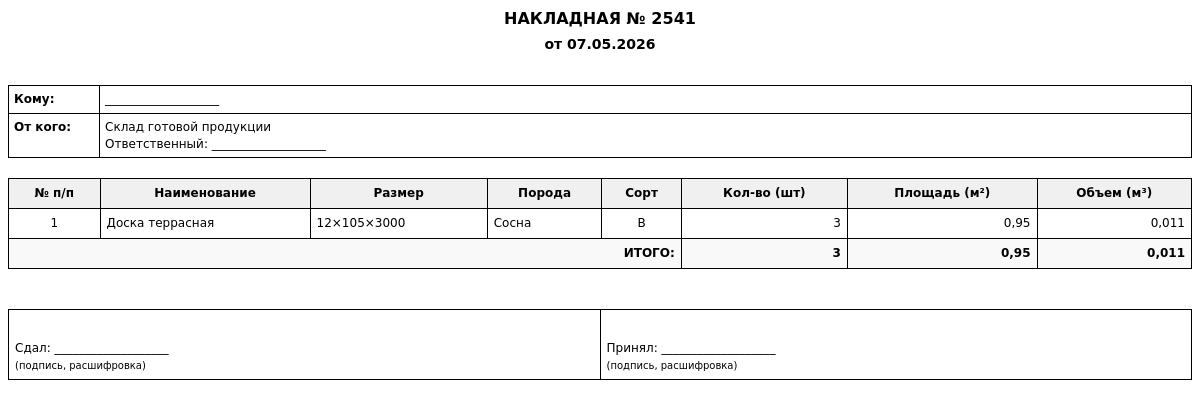
Page /documents/11/print/ on the earlier database version.
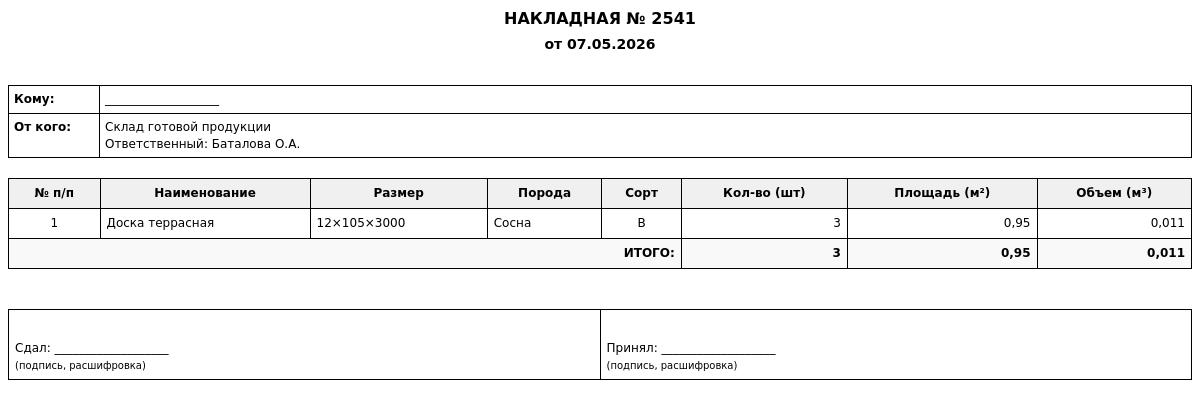
Same page on the later database version.
### lumber_track/models.py (models this page shows, shortened)
class StorageLocation(models.Model):
    name = models.CharField(max_length=100, unique=True, verbose_name="Название")
    responsible_person = models.CharField(
        max_length=100,
        blank=True,
        verbose_name="Ответственный (ФИО)"
    )
    created_at = models.DateTimeField(auto_now_add=True, verbose_name="Дата создания")
    class Meta:
        verbose_name = "Место хранения"
        verbose_name_plural = "Места хранения"
        ordering = ['name']

### lumber_track/views.py (the view)
# urls.py: path('documents/<int:pk>/print/', views.document_print, name='document_print'),
def document_print(request, pk):
    doc = get_object_or_404(Document, pk=pk)
    items = doc.items.all().select_related('product_name', 'species', 'grade', 'lumber_dim', 'unit_dim')
    doc_type_name = dict(Document.DOCUMENT_TYPES).get(doc.doc_type, 'Документ')
    if doc.doc_type == 2:  # Приход
        to_whom = f"{doc.location.name if doc.location else 'Склад готовой продукции'}"
        responsible = doc.location.responsible_person if doc.location and doc.location.responsible_person else '___________________'
        to_whom_full = f"{to_whom}\nОтветственный: {responsible}"
        from_whom = "ЦСИ\nМаркелов Д.С."
    else:  # Расход (перемещение)
        to_whom = "Магазин\n___________________"
        if doc.to_location:
            responsible = doc.to_location.responsible_person if doc.to_location.responsible_person else '___________________'
            to_whom_full = f"{doc.to_location.name}\nОтветственный: {responsible}"
        else:
            to_whom_full = "___________________"
        from_whom = f"{doc.location.name if doc.location else 'Склад готовой продукции'}\nОтветственный: {doc.location.responsible_person if doc.location and doc.location.responsible_person else '___________________'}"
    table_data = []
    for idx, item in enumerate(items, 1):
        if item.lumber_dim:
            dimension = f"{item.lumber_dim.thickness}×{item.lumber_dim.width}×{item.lumber_dim.length}"
            area = item.lumber_dim.area_m2 * item.quantity
            volume = item.lumber_dim.volume_m3 * item.quantity
        elif item.unit_dim:
            dimension = f"{item.unit_dim.length}×{item.unit_dim.width}×{item.unit_dim.height}"
            area = 0
            volume = 0
        else:
            dimension = "—"
            area = 0
            volume = 0
        table_data.append({
            'num': idx,
            'product_name': item.product_name.name,
            'dimension': dimension,
            'species': item.species.name,
            'grade': item.grade.code,
            'quantity': item.quantity,
            'area': area,
            'volume': volume,
        })
    total_quantity = sum(item['quantity'] for item in table_data)
    total_volume = sum(item['volume'] for item in table_data)
    total_area = sum(item['area'] for item in table_data)
    context = {
        'doc': doc,
        'doc_type_name': doc_type_name,
        'items': table_data,
        'total_quantity': total_quantity,
        'total_volume': total_volume,
        'total_area': total_area,
        'to_whom': to_whom_full,
        'from_whom': from_whom,
    }
    return render(request, 'lumber_track/document_print.html', context)

### lumber_track/models.py (called while the page is built)
    @property
    def volume_m3(self):
        return (self.thickness * self.width * self.length) / 1_000_000_000

    @property
    def area_m2(self):
        return (self.width * self.length) / 1_000_000

### lumber_track/templates/lumber_track/document_print.html (shortened to what this page needs)
<!DOCTYPE html>
<html lang="ru">
<head>
</head>
<body>
    <div class="header">
        <h1>НАКЛАДНАЯ № {{ doc.doc_number }}</h1>
        <h2>от {{ doc.doc_date|date:"d.m.Y" }}</h2>
    </div>
    <table class="info">
        <tr>
            <td class="label">Кому:</td>
            <td>{{ to_whom|linebreaksbr }}</td>
        </tr>
        <tr>
            <td class="label">От кого:</td>
            <td>{{ from_whom|linebreaksbr }}</td>
        </tr>
    </table>
    <table>
        <thead>
            <tr>
                <th class="text-center">№ п/п</th>
                <th>Наименование</th>
                <th>Размер</th>
                <th>Порода</th>
                <th>Сорт</th>
                <th class="text-end">Кол-во (шт)</th>
                <th class="text-end">Площадь (м²)</th>
                <th class="text-end">Объем (м³)</th>
            </tr>
        </thead>
        <tbody>
            {% for item in items %}
            <tr>
                <td class="text-center">{{ item.num }}</td>
                <td>{{ item.product_name }}</td>
                <td>{{ item.dimension }}</td>
                <td>{{ item.species }}</td>
                <td class="text-center">{{ item.grade }}</td>
                <td class="text-end">{{ item.quantity }}</td>
                <td class="text-end">{{ item.area|floatformat:2 }}</td>
                <td class="text-end">{{ item.volume|floatformat:3 }}</td>
             </tr>
            {% endfor %}
            <tr class="total-row">
                <td colspan="5" class="text-end"><strong>ИТОГО:</strong></td>
                <td class="text-end"><strong>{{ total_quantity }}</strong></td>
                <td class="text-end"><strong>{{ total_area|floatformat:2 }}</strong></td>
                <td class="text-end"><strong>{{ total_volume|floatformat:3 }}</strong></td>
             </tr>
        </tbody>
    </table>
    <table class="signatures">
        <tr>
            <td style="width: 50%;">
                Сдал: ___________________<br>
                <small>(подпись, расшифровка)</small>
            </td>
            <td style="width: 50%;">
                Принял: ___________________<br>
                <small>(подпись, расшифровка)</small>
            </td>
        </tr>
    </table>
</body>
</html>

Differences in the rows shown:
changed StorageLocation: name "Склад готовой продукции Ответственный: ___________________" → "Склад готовой продукции Ответственный: Баталова О.А."
